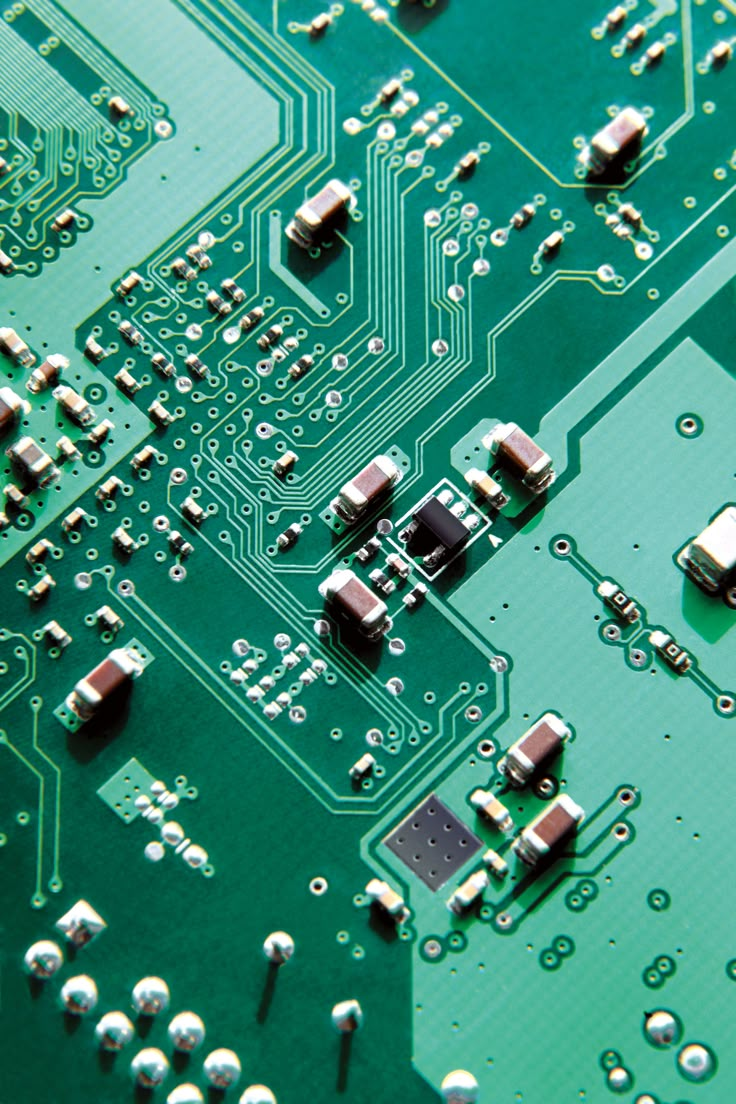
#> input picture foto1.jpeg, 736 x 1104 px
$ python main.py
#> lines starting #> are read from the running program, lines starting #| are printed output that depends on the picture; long printed decimals are rounded
### function.py
import numpy as np
from PIL import Image
import math
import matplotlib.pyplot as plt
from skimage.metrics import structural_similarity

# Recebe uma imagem de entrada, converte para YCrCb e salva a imagem em tons de cinza
def rgb_to_ycrcb(input, output, matrizBase, deslocamento):
    # 1 Requisitos de entrada e preparação
    # 1.1 conversão RGB → YCrCb
    # Abrir a imagem
#> called with input = 'foto1.jpeg', output = 'foto1Cinza.png', matrizBase = array of shape (3, 3), deslocamento = array of shape (3,)
    img = Image.open(input).convert('RGB')
#> img is the input picture: PIL image 736x1104 RGB; mean R, G, B 59.1, 142.7, 123.8

    # Converter a imagem em uma matriz NumPy
    rgb = np.array(img, dtype=np.float64)

    # YCrCb
    ycrcb = rgb @ matrizBase.T + deslocamento
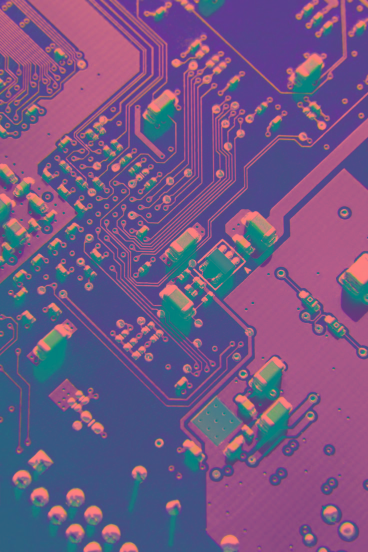
#> ycrcb: shape (1104, 736, 3) float64 (shown at 1/2 size); mean R, G, B 115.5, 87.7, 132.7

    # Salvar a imagem em tons de cinza

    # Arredondar os valores e converter para 8 bits
    imagemCinza = np.clip(np.round(ycrcb[:, :, 0]), 0, 255).astype(np.uint8)
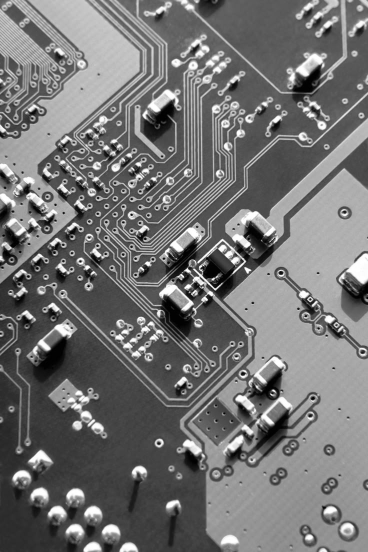
#> imagemCinza: shape (1104, 736) (shown at 1/2 size); min 0, max 255, mean 115.5

    # Criar e salvar a imagem
    imgCinza = Image.fromarray(imagemCinza)
    imgCinza.save(output)


    print("Dimensões da imagem:", ycrcb.shape)
#| Dimensões da imagem: (1104, 736, 3)
    print("Tipo dos dados:", ycrcb.dtype)
#| Tipo dos dados: float64
    print("Primeiro pixel de YCrCb:", ycrcb[0, 0])
#| Primeiro pixel de YCrCb: [ 90.958     65.976 143.261]
    return ycrcb


def divide_blocks(ycrcb, block_size=8):
    # Parte 1.2 Deslocamento de nível

    # Extrair o canal Y (luminância)
    Y = ycrcb[:, :, 0]

    #Subtrair 128 do canal Y
    imagemDeslocada = Y - 128

    print("primeiro pixel da imagem deslocada:", imagemDeslocada[0, 0])

    # Parte 1.3 Divisão em blocos 8x8

    # Dimensões da imagem deslocada
    altura, largura = imagemDeslocada.shape

    # Quantas linhas e colunas faltam para múltiplos de 8
    paddingAltura = (8 - altura % 8) % 8
    paddingLargura = (8 - largura % 8) % 8

    print("Dimensões originais:", imagemDeslocada.shape)
    print("Linhas a adicionar:", paddingAltura)
    print("Colunas a adicionar:", paddingLargura)

    # Adicionar padding nas bordas, se necessário
    imagemPadded = np.pad(
        imagemDeslocada,
        ((0, paddingAltura), (0, paddingLargura)),
        mode='edge'
    )

    print("Dimensões após o padding:", imagemPadded.shape)

    # Calcular a quantidade de blocos em cada direção
    numBlocosAltura = imagemPadded.shape[0] // 8
    numBlocosLargura = imagemPadded.shape[1] // 8

    # Dividir a imagem em blocos 8x8
    blocos = imagemPadded.reshape(
        numBlocosAltura, 8,
        numBlocosLargura, 8
    ).transpose(0, 2, 1, 3)

    print("Quantidade de blocos na vertical:", numBlocosAltura)
    print("Quantidade de blocos na horizontal:", numBlocosLargura)
    print("Formato da matriz de blocos:", blocos.shape)
    print("Primeiro bloco 8x8:")
    print(blocos[0, 0])

    return blocos, Y, numBlocosAltura, numBlocosLargura, altura, largura


# 2 Versão A - DCT 2D pela operação matricial

def matrix_dct(blockSize=8):

    # 2.1 Construção da matriz da DCT
    N = blockSize

    # Cria uma matriz 8x8
    C = np.zeros((N, N), dtype=np.float64)

    # Calcula cada elemento da matriz
    for k in range(N):
        for n in range(N):

            # Fator de normalização
            if k == 0:
                alfa = math.sqrt(1 / N)
            else:
                alfa = math.sqrt(2 / N)

            # Elemento da matriz DCT
            C[k, n] = alfa * math.cos(
                (math.pi / N) * (n + 0.5) * k
            )

    return C

# 2.2 DCT 2D

def apply_dct(ycrcb, blockSize=8):
    blocos, Y, numBlocosAltura, numBlocosLargura, altura, largura = divide_blocks(ycrcb)
#| primeiro pixel da imagem deslocada: -37.042
#| Dimensões originais: (1104, 736)
#| Linhas a adicionar: 0
#| Colunas a adicionar: 0
#| Dimensões após o padding: (1104, 736)
#| Quantidade de blocos na vertical: 138
#| Quantidade de blocos na horizontal: 92
#| Formato da matriz de blocos: (138, 92, 8, 8)
#| [[-37.042 -36.754 -35.722 -35.451 -33.724 -32.339 -31.997 -32.339]
#|  [-35.347 -34.771 -33.853 -32.821 -31.98  -30.823 -30.122 -29.763]
#|  [-33.142 -31.979 -30.642 -30.012 -28.969 -27.04  -26.051 -25.909]
#|  [-32.996 -31.936 -29.887 -28.898 -26.246 -25.246 -22.898 -22.24 ]
#|  [-33.001 -32.012 -29.898 -27.898 -24.947 -23.164 -21.207 -20.076]
#|  [-32.881 -31.881 -29.001 -26.175 -22.925 -20.142 -16.946 -16.185]
#> (further printed lines are left out)
#> numBlocosAltura = 138; numBlocosLargura = 92; altura = 1104; largura = 736
    C = matrix_dct(blockSize=8)
    print("Matriz da DCT (C):")
    print(C)
    F_blocos = np.zeros_like(blocos, dtype=np.float64)

    # Aplicar a DCT 2D em cada bloco
    for i in range(numBlocosAltura):
        for j in range(numBlocosLargura):
            bloco = blocos[i, j]
            F_blocos[i, j] = C @ bloco @ C.T
    return F_blocos, blocos, Y, numBlocosAltura, numBlocosLargura, altura, largura

# 3 Quantização

def quantization(F_blocos, Q, s, heightBlocks, widthBlocks,):

    Qs = s * Q # Intensidade de quntização

    Fq_blocos = np.zeros_like(F_blocos, dtype=np.int32)

    # Percorre todos os blocos
    for i in range(heightBlocks):
        for j in range(widthBlocks):

            # Coeficientes DCT do bloco
            F = F_blocos[i, j]
            Fq = np.round(F / Qs)
            Fq_blocos[i, j] = Fq.astype(np.int32)
    return Fq_blocos, Qs


# Parte 4  Varredura Zig-Zag
def zigZag_Scan(blockSize, Fq_blocos, heightBlocks, widthBlocks,):
    ordem_zigzag = []

    N = blockSize

    for diagonal in range(2 * N - 1):
        linha_min = max(0, diagonal - (N - 1))
        linha_max = min(N - 1, diagonal)

        if diagonal % 2 == 0:
            linhas = range(linha_max, linha_min - 1, -1)
        else:
            linhas = range(linha_min, linha_max + 1)

        for linha in linhas:
            coluna = diagonal - linha
            ordem_zigzag.append((linha, coluna))

    # Armazena as sequências zig-zag de todos os blocos
    zigzag_blocos = np.zeros(
        (heightBlocks, widthBlocks, 64),
        dtype=np.int32
    )

    # Percorre todos os blocos quantizados
    for i in range(heightBlocks):
        for j in range(widthBlocks):

            Fq = Fq_blocos[i, j]

            # Reorganiza os 64 coeficientes na ordem zig-zag
            for k, (linha, coluna) in enumerate(ordem_zigzag):
                zigzag_blocos[i, j, k] = Fq[linha, coluna]

    return zigzag_blocos, ordem_zigzag


# Parte 5  Codificação RLE

# 5.1 RLE mínimo sugerido
def rle(heightBlocks, widthBlocks, zigzag_Blocks):
    rle_blocks = []

    for i in range(heightBlocks):
        linha_rle = []

        for j in range(widthBlocks):
            vetor = zigzag_Blocks[i, j]

            run = 0
            cod = []

            for valor in vetor:
                if valor == 0:
                    run += 1
                else:
                    cod.append((run, int(valor)))
                    run = 0

            # Finaliza a codificação do bloco
            cod.append("EOB")

            linha_rle.append(cod)

        rle_blocks.append(linha_rle)
    return rle_blocks


# 5.2 Bits por pixel
# Contagem dos bits da representação RLE

def counter_rle(rle_blocks):

    totalBits = 0
    totalPares = 0
    totalEOB = 0

    for line_rle in rle_blocks:
        for codificacao in line_rle:
            # Cada item é um par ou o marcador EOB
            pares = len(codificacao) - 1

            totalPares += pares
            totalEOB += 1

            totalBits += pares * 24
            totalBits += 8  # EOB
    return totalBits, totalPares, totalEOB


# 6 Procedimento inverso

# 6.1 Desquantização

# Parte 6.1 - Decodificação RLE

def decode_rle(rle_blocks, heightBlocks, widthBlocks):

    recovered_vector = []

    for i in range(heightBlocks):
        line_vector = []

        for j in range(widthBlocks):
            cod = rle_blocks[i][j]
            vector = []

            for item in cod:
                if item == "EOB":
                    break

                run, value = item

                # Recupera os zeros anteriores ao valor
                vector.extend([0] * run)

                # Recupera o coeficiente não nulo
                vector.append(value)

            # Completa os zeros que faltam até 64 posições
            vector.extend([0] * (64 - len(vector)))

            line_vector.append(vector)

        recovered_vector .append(line_vector)
    return recovered_vector

def reconstruct_Fq(vetores_recuperados, ordem_zigzag,  heightBlocks, widthBlocks):

    Fq_recuperados = np.zeros(
        (heightBlocks, widthBlocks, 8, 8),
        dtype=np.int32
    )

    for i in range(heightBlocks):
        for j in range(widthBlocks):
            vetor = vetores_recuperados[i][j]

            for k, (linha, coluna) in enumerate(ordem_zigzag):
                Fq_recuperados[i, j, linha, coluna] = vetor[k]
    return Fq_recuperados

# 6.2 IDCT matricial

def apply_idct(Fq_recuperados, Q, s, heightBlocks, widthBlocks):

    Qs = s * Q

    F_desquantizados = np.zeros(
        (heightBlocks, widthBlocks, 8, 8),
        dtype=np.float64
    )

    for i in range(heightBlocks):
        for j in range(widthBlocks):
            F_desquantizados[i, j] = Fq_recuperados[i, j] * Qs

    print("Coeficientes desquantizados do primeiro bloco:")
    print(F_desquantizados[0, 0])
    return F_desquantizados


def reconstruct_blocks(F_desquantizados, C, heightBlocks, widthBlocks):
    blocos_reconstruidos = np.zeros(
        (heightBlocks, widthBlocks, 8, 8),
        dtype=np.float64
    )

    for i in range(heightBlocks):
        for j in range(widthBlocks):
            F = F_desquantizados[i, j]

            blocos_reconstruidos[i, j] = C.T @ F @ C

    #Desfazer o deslocamento
    blocos_reconstruidos += 128

    return blocos_reconstruidos

def reconstruct_image(blocos_reconstruidos, heightBlocks, widthBlocks, height, width, output):

    blocos_reconstruidos = np.clip(
        np.rint(blocos_reconstruidos),
        0,
        255
    ).astype(np.uint8)

    #Montagem da imagem reconstruída
    height_padded = heightBlocks * 8
    width_padded = widthBlocks * 8

    Y_reconstruida_padded = np.zeros(
        (height_padded, width_padded),
        dtype=np.uint8
    )

    for i in range(heightBlocks):
        for j in range(widthBlocks):
            inicio_linha = i * 8
            inicio_coluna = j * 8

            Y_reconstruida_padded[
                inicio_linha:inicio_linha + 8,
                inicio_coluna:inicio_coluna + 8
            ] = blocos_reconstruidos[i, j]

    # Remover o padding e recuperar o tamanho original
    Y_reconstruida = Y_reconstruida_padded[:height, :width]

    # Criar e salvar a imagem
    imgCinza = Image.fromarray(Y_reconstruida)
    imgCinza.save(output)
    return Y_reconstruida

# 7 Métricas de qualidade
# 7.1 PSNR

def mse_psnr(original, rebuilt ):

    erro = original - rebuilt
    MSE = np.mean(erro ** 2)


    if MSE == 0:
        PSNR = float("inf")
    else:
        PSNR = 10 * np.log10((255 ** 2) / MSE)

    return MSE, PSNR


# [119 lines left out: function executar_jpeg_like, not called in this run]

### main.py
import numpy as np
from PIL import Image
import math
import matplotlib.pyplot as plt
from skimage.metrics import structural_similarity
import function as fn

# Entrada da imagem
INPUT_FILE = 'foto1.jpeg'
OUTPUT_GRAY_FILE = 'foto1Cinza.png' # arquivo de saida da imagem cinza
OUTPUT_FILE = 'foto1Processada.png' # arquivo de saida da imagem procesada

matrizBase = np.array([
    [ 0.299000,  0.587000,  0.114000],
    [ 0.500000, -0.418688, -0.081312],
    [-0.168736, -0.331264,  0.500000]
], dtype=np.float64)

deslocamento = np.array([0, 128, 128], dtype=np.float64)

ycrcb = fn.rgb_to_ycrcb(INPUT_FILE, OUTPUT_GRAY_FILE, matrizBase, deslocamento)

# 2 Versão A - DCT 2D pela operação matricial

# 2.2 DCT 2D

F_blocos, blocos, Y, numBlocosAltura, numBlocosLargura, altura, largura = fn.apply_dct(ycrcb, 8)
#> numBlocosAltura = 138; numBlocosLargura = 92; altura = 1104; largura = 736

print("Formato dos blocos transformados:", F_blocos.shape)
#| Formato dos blocos transformados: (138, 92, 8, 8)
print("Primeiro bloco antes da DCT:")
print(blocos[0, 0])
#| [[-37.042 -36.754 -35.722 -35.451 -33.724 -32.339 -31.997 -32.339]
#|  [-35.347 -34.771 -33.853 -32.821 -31.98  -30.823 -30.122 -29.763]
#|  [-33.142 -31.979 -30.642 -30.012 -28.969 -27.04  -26.051 -25.909]
#|  [-32.996 -31.936 -29.887 -28.898 -26.246 -25.246 -22.898 -22.24 ]
#|  [-33.001 -32.012 -29.898 -27.898 -24.947 -23.164 -21.207 -20.076]
#|  [-32.881 -31.881 -29.001 -26.175 -22.925 -20.142 -16.946 -16.185]
#> (further printed lines are left out)
print("Primeiro bloco depois da DCT:")
print(F_blocos[0, 0])
#| [[-2.14868875e+02 -3.55563452e+01 -2.14230441e-01 -3.45340930e-01
#|   -4.29875000e-01  1.00344734e-01  5.01769319e-02  7.06073423e-01]
#|  [-3.85904551e+01  1.70232018e+01 -2.37332497e-01  2.21494402e-01
#|   -7.82243922e-01 -2.91774408e-02  2.25367500e-01 -6.28886745e-02]
#|  [ 9.90699860e-01 -1.87279696e+00  4.16911572e-02  7.19065710e-01
#|    9.54686432e-03 -1.86191246e-02  2.37074129e-01 -4.70404858e-01]
#> (further printed lines are left out)

# 3 Quantização

Q = np.array([
[16, 11, 10, 16, 24, 40, 51, 61],
[12, 12, 14, 19, 26, 58, 60, 55],
[14, 13, 16, 24, 40, 57, 69, 56],
[14, 17, 22, 29, 51, 87, 80, 62],
[18, 22, 37, 56, 68, 109, 103, 77],
[24, 35, 55, 64, 81, 104, 113, 92],
[49, 64, 78, 87,103, 121, 120, 101],
[72, 92, 95, 98,112, 100, 103, 99]
], dtype=np.float64)

print("Matriz de Quantização (Q):")
print(Q)

# Fator de escala
s = [0.5, 1, 2, 4]


Fq_blocos, Qs = fn.quantization(F_blocos, Q, s[1], numBlocosAltura, numBlocosLargura)

print("Primeiro bloco quantizado:")
print(Fq_blocos[0, 0])
#| [[-13  -3   0   0   0   0   0   0]
#|  [ -3   1   0   0   0   0   0   0]
#|  [  0   0   0   0   0   0   0   0]
#|  [ -1   0   0   0   0   0   0   0]
#|  [  0   0   0   0   0   0   0   0]
#|  [  0   0   0   0   0   0   0   0]
#> (further printed lines are left out)

# Parte 4  Varredura Zig-Zag

zigzag_blocos, ordem_zigzag = fn.zigZag_Scan(8, Fq_blocos, numBlocosAltura, numBlocosLargura)
#> ordem_zigzag = 64 pairs, first value 0 to 7, second value 0 to 7

print("Primeiras posições zig-zag:")
print(ordem_zigzag[:10])
#| [(0, 0), (0, 1), (1, 0), (2, 0), (1, 1), (0, 2), (0, 3), (1, 2), (2, 1), (3, 0)]

print("Primeiro bloco em ordem zig-zag:")
print(zigzag_blocos[0, 0])
#| [-13  -3  -3   0   1   0   0   0   0  -1   0   0   0   0   0   0   0   0
#|    0   0   0   0   0   0   0   0   0   0   0   0   0   0   0   0   0   0
#|    0   0   0   0   0   0   0   0   0   0   0   0   0   0   0   0   0   0
#|    0   0   0   0   0   0   0   0   0   0]

# Parte 5  Codificação RLE

# 5.1 RLE mínimo sugerido

rle_blocos = fn.rle(numBlocosAltura, numBlocosLargura, zigzag_blocos)
#> after the loop in rle, `for i in range(heightBlocks):`: rle_blocks = 138 items
#> rle_blocos = 138 items

print("Codificação RLE do primeiro bloco:")
print(rle_blocos[0][0])
#| [(0, -13), (0, -3), (0, -3), (1, 1), (4, -1), 'EOB']

# 5.2 Bits por pixel
# Contagem dos bits da representação RLE


totalBits, totalPares, totalEOB = fn.counter_rle(rle_blocos)
#> the loop in counter_rle, `for line_rle in rle_blocks:` made 138 passes
#> after the loop in counter_rle, `for line_rle in rle_blocks:`: totalBits = 2803464; totalEOB = 12696; totalPares = 112579
#> totalBits = 2803464; totalPares = 112579; totalEOB = 12696

print("Total de pares:", totalPares)
#| Total de pares: 112579
print("Total de marcadores EOB:", totalEOB)
#| Total de marcadores EOB: 12696
print("Total de bits comprimidos:", totalBits)
#| Total de bits comprimidos: 2803464

totalPixels = altura * largura
#> totalPixels = 812544
bpp = totalBits / totalPixels
#> bpp = 3.45

print("Total de pixels:", totalPixels)
#| Total de pixels: 812544
print("BPP da imagem:", bpp)
#| BPP da imagem: 3.450
print("BPP original sem compressão: 8")

# 6 Procedimento inverso

# 6.1 Desquantização

# Parte 6.1 - Decodificação RLE

vetores_recuperados = fn.decode_rle(rle_blocos, numBlocosAltura, numBlocosLargura)
#> after the loop in decode_rle, `for i in range(heightBlocks):`: recovered_vector = 138 items
#> vetores_recuperados = 138 items

print("Vetor recuperado do primeiro bloco:")
print(vetores_recuperados[0][0])
#| [-13, -3, -3, 0, 1, 0, 0, 0, 0, -1, 0, 0, 0, 0, 0, 0, 0, 0, 0, 0, 0, 0, 0, 0, 0, 0, 0, 0, 0, 0, 0, 0, 0, 0, 0, 0, 0, 0, 0, 0, 0, 0, 0, 0, 0, 0, 0, 0, 0, 0, 0, 0, 0, 0, 0, 0, 0, 0, 0, 0, 0, 0, 0, 0]
print("Quantidade de elementos:", len(vetores_recuperados[0][0]))
#| Quantidade de elementos: 64


Fq_recuperados = fn.reconstruct_Fq(vetores_recuperados, ordem_zigzag, numBlocosAltura, numBlocosLargura)

print("Matriz recuperada do primeiro bloco:")
print(Fq_recuperados[0, 0])
#| [[-13  -3   0   0   0   0   0   0]
#|  [ -3   1   0   0   0   0   0   0]
#|  [  0   0   0   0   0   0   0   0]
#|  [ -1   0   0   0   0   0   0   0]
#|  [  0   0   0   0   0   0   0   0]
#|  [  0   0   0   0   0   0   0   0]
#> (further printed lines are left out)


# 6.2 IDCT matricial


fq_desquantizados = fn.apply_idct(Fq_recuperados, Q, s[1], numBlocosAltura, numBlocosLargura)
#| [[-208.  -33.    0.    0.    0.    0.    0.    0.]
#|  [ -36.   12.    0.    0.    0.    0.    0.    0.]
#|  [   0.    0.    0.    0.    0.    0.    0.    0.]
#|  [ -14.    0.    0.    0.    0.    0.    0.    0.]
#|  [   0.    0.    0.    0.    0.    0.    0.    0.]
#|  [   0.    0.    0.    0.    0.    0.    0.    0.]
#> (further printed lines are left out)


blocos_reconstruidos = fn.reconstruct_blocks(fq_desquantizados, fn.matrix_dct(blockSize=8), numBlocosAltura, numBlocosLargura)


Y_reconstruida = fn.reconstruct_image(blocos_reconstruidos, numBlocosAltura, numBlocosLargura, altura, largura, OUTPUT_FILE)
#> in reconstruct_image, `height_padded = heightBlocks * 8`: height_padded = 1104
#> in reconstruct_image, `width_padded = widthBlocks * 8`: width_padded = 736

# 7 Métricas de qualidade
# 7.1 PSNR

original = Y.astype(np.float64)
reconstruida = Y_reconstruida.astype(np.float64)

MSE, PSNR = fn.mse_psnr(original, reconstruida)
#> in mse_psnr, `erro = original - rebuilt`:
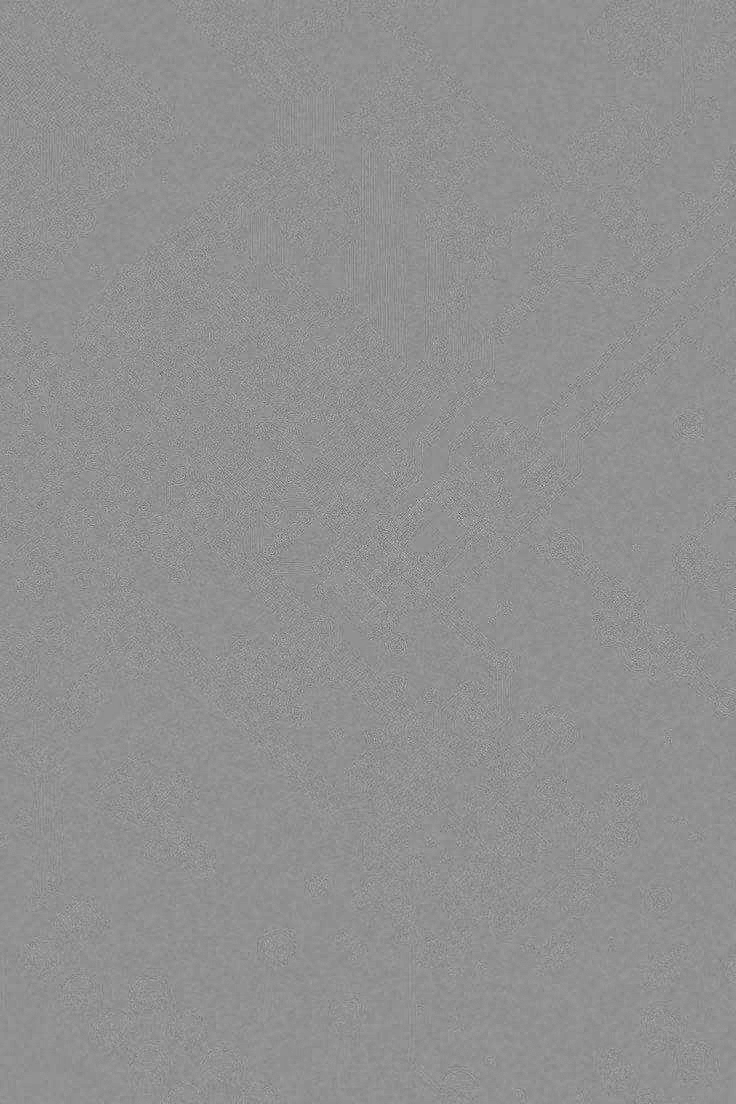
#> erro: shape (1104, 736) float64; min -52.81, max 39.82, mean 0; drawn with min black and max white
#> in mse_psnr, `MSE = np.mean(erro ** 2)`: MSE = 12.08
#> in mse_psnr, `PSNR = 10 * np.log10((255 ** 2) / MSE)`: PSNR = 37.31
#> MSE = 12.08; PSNR = 37.31

print("MSE:", MSE)
#| MSE: 12.076
print("PSNR:", PSNR, "dB")
#| PSNR: 37.312 dB

#7.2 SSIM

SSIM = structural_similarity(
    Y,
    Y_reconstruida,
    data_range=255
)
#> SSIM = 0.976

print("SSIM:", SSIM)
#| SSIM: 0.9762

# 8 Curva qualidade × compressão
